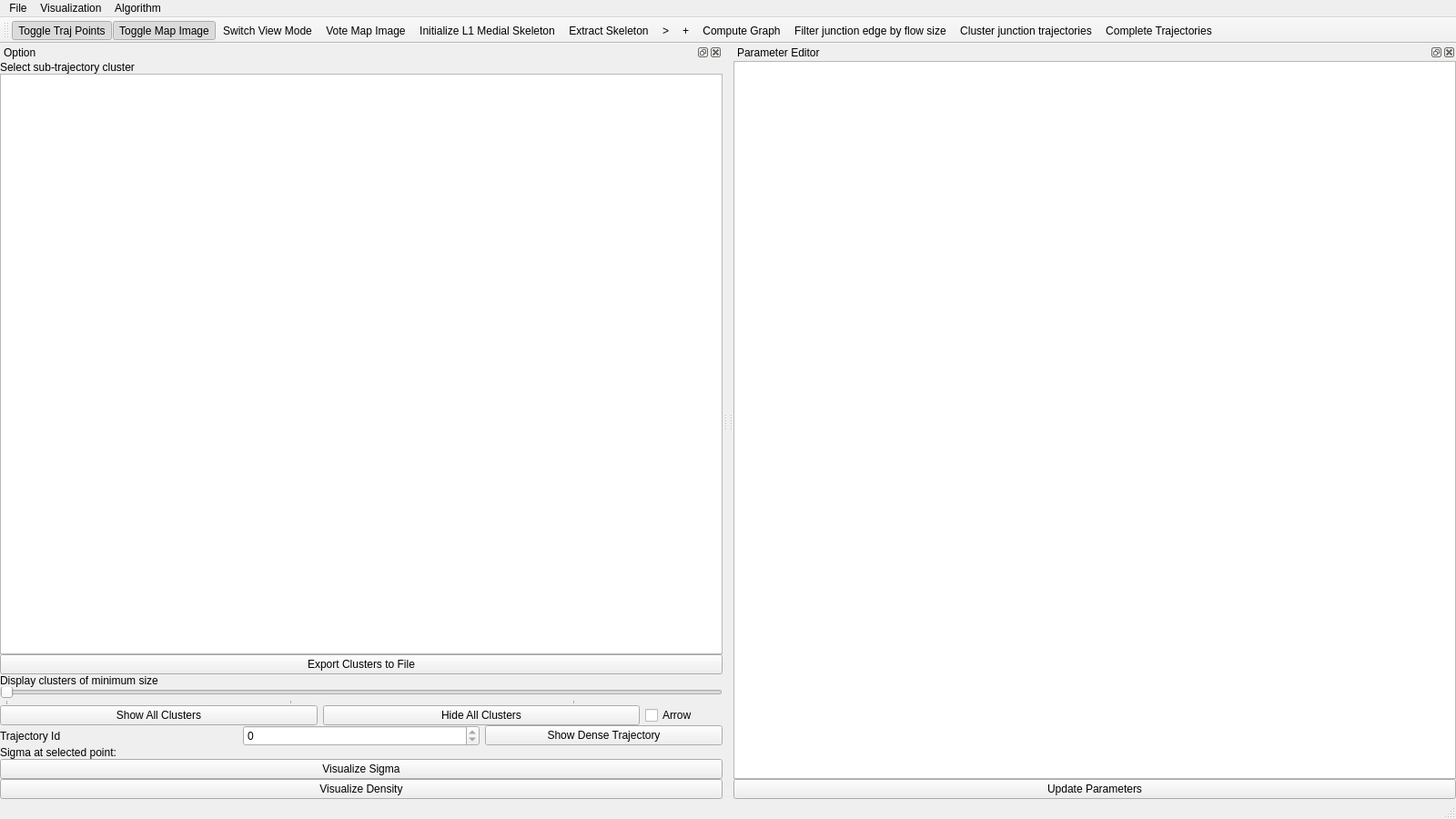
<?xml version="1.0" encoding="UTF-8"?>
<ui version="4.0">
 <class>MainWindowClass</class>
 <widget class="QMainWindow" name="MainWindowClass">
  <property name="geometry">
   <rect>
    <x>0</x>
    <y>0</y>
    <width>1600</width>
    <height>900</height>
   </rect>
  </property>
  <property name="focusPolicy">
   <enum>Qt::StrongFocus</enum>
  </property>
  <property name="windowTitle">
   <string>MainWindow</string>
  </property>
  <widget class="QWidget" name="centralWidget">
   <property name="sizePolicy">
    <sizepolicy hsizetype="Maximum" vsizetype="Maximum">
     <horstretch>0</horstretch>
     <verstretch>0</verstretch>
    </sizepolicy>
   </property>
   <property name="autoFillBackground">
    <bool>false</bool>
   </property>
  </widget>
  <widget class="QMenuBar" name="menuBar">
   <property name="geometry">
    <rect>
     <x>0</x>
     <y>0</y>
     <width>1200</width>
     <height>23</height>
    </rect>
   </property>
   <widget class="QMenu" name="menuFile">
    <property name="title">
     <string>File</string>
    </property>
    <addaction name="actionSetWorkspace"/>
    <addaction name="separator"/>
    <addaction name="actionReloadParameters"/>
    <addaction name="separator"/>
    <addaction name="actionSaveBBox"/>
    <addaction name="actionLoadBBox"/>
    <addaction name="actionSaveImage"/>
   </widget>
   <widget class="QMenu" name="menuVisualization">
    <property name="title">
     <string>Visualization</string>
    </property>
    <addaction name="actionToggleTrajPoints"/>
    <addaction name="actionToggleMapImage"/>
    <addaction name="actionSwitchViewMode"/>
   </widget>
   <widget class="QMenu" name="menuAlgorithm">
    <property name="title">
     <string>Algorithm</string>
    </property>
    <addaction name="actionVoteMapImage"/>
    <addaction name="actionInitializeSkeleton"/>
    <addaction name="actionExtractSkeleton"/>
    <addaction name="actionExtractSkeletonStep"/>
    <addaction name="actionComputeSkeletonGraph"/>
    <addaction name="actionClusterJunctionTrajectory"/>
    <addaction name="actionSaveSelectedClusters"/>
    <addaction name="actionCompleteTrajectories"/>
    <addaction name="actionFilterJunctionEdge"/>
   </widget>
   <addaction name="menuFile"/>
   <addaction name="menuVisualization"/>
   <addaction name="menuAlgorithm"/>
  </widget>
  <widget class="QStatusBar" name="statusBar"/>
  <widget class="QToolBar" name="toolBar">
   <property name="windowTitle">
    <string>toolBar_1</string>
   </property>
   <attribute name="toolBarArea">
    <enum>TopToolBarArea</enum>
   </attribute>
   <attribute name="toolBarBreak">
    <bool>false</bool>
   </attribute>
   <addaction name="actionToggleTrajPoints"/>
   <addaction name="actionToggleMapImage"/>
   <addaction name="actionSwitchViewMode"/>
   <addaction name="actionVoteMapImage"/>
   <addaction name="actionInitializeSkeleton"/>
   <addaction name="actionExtractSkeleton"/>
   <addaction name="actionExtractSkeletonStep"/>
   <addaction name="actionIncrementH0"/>
   <addaction name="actionComputeSkeletonGraph"/>
       <addaction name="actionFilterJunctionEdge"/>
   <addaction name="actionClusterJunctionTrajectory"/>
   <addaction name="actionCompleteTrajectories"/>
  </widget>
  <widget class="QDockWidget" name="dockWidgetParameterEditor">
   <property name="allowedAreas">
    <set>Qt::RightDockWidgetArea</set>
   </property>
   <property name="windowTitle">
    <string>Parameter Editor</string>
   </property>
   <attribute name="dockWidgetArea">
    <number>2</number>
   </attribute>
   <widget class="QWidget" name="dockWidgetContents">
    <layout class="QVBoxLayout" name="verticalLayout">
     <property name="spacing">
      <number>0</number>
     </property>
     <property name="leftMargin">
      <number>0</number>
     </property>
     <property name="topMargin">
      <number>0</number>
     </property>
     <property name="rightMargin">
      <number>0</number>
     </property>
     <property name="bottomMargin">
      <number>0</number>
     </property>
     <item>
      <widget class="QPlainTextEdit" name="plainTextEditParameterEditor"/>
     </item>
     <item>
      <widget class="QPushButton" name="pushButtonUpdateParameters">
       <property name="text">
        <string>Update Parameters</string>
       </property>
       <property name="shortcut">
        <string>Ctrl+S</string>
       </property>
      </widget>
     </item>
    </layout>
   </widget>
  </widget>
  <widget class="QDockWidget" name="dockOptions">
   <property name="allowedAreas">
    <set>Qt::LeftDockWidgetArea</set>
   </property>
   <property name="windowTitle">
    <string>Option</string>
   </property>
   <attribute name="dockWidgetArea">
    <number>1</number>
   </attribute>
   <widget class="QWidget" name="dockOptionContents">
    <layout class="QVBoxLayout" name="verticalLayout1">
     <property name="spacing">
      <number>0</number>
     </property>
     <property name="leftMargin">
      <number>0</number>
     </property>
     <property name="topMargin">
      <number>0</number>
     </property>
     <property name="rightMargin">
      <number>0</number>
     </property>
     <property name="bottomMargin">
      <number>0</number>
     </property>
     <!--
	 <item>
       <layout class="QHBoxLayout" name="horizontalLayout_6">
	 <item>
	   <widget class="QLabel" name="minFlowSizeLabel">
	     <property name="text">
	       <string>Minimum flow size</string>
	     </property>
	   </widget>
	   
	 </item>
	 <item>
	   <widget class="QDoubleSpinBox" name="minFlowSize"/>
	   <property name="maximum">
             <number>500</number>
           </property>
	 </item>
	 <item>
	   <widget class="QPushButton" name="buttonFilterEdge">
	     <property name="text">
	       <string>Apply</string>
	     </property>
	   </widget>
	 </item>
	 </layout>
	 
     </item>
-->
     <item>
      <widget class="QLabel" name="clusterSelectorLabel">
       <property name="text">
        <string>Select sub-trajectory cluster</string>
       </property>
       <property name="buddy">
        <cstring>clusterSelectorLabel</cstring>
       </property>
      </widget>
     </item>
     <item>
      <widget class="QListWidget" name="clusterSelector"/>
     </item>
     <item>
      <widget class="QPushButton" name="buttonSaveCluster">
       <property name="text">
        <string>Export Clusters to File</string>
       </property>
      </widget>
     </item>
     <item>
      <widget class="QLabel" name="clusterFilterLabel">
       <property name="text">
        <string>Display clusters of minimum size</string>
       </property>
      </widget>
     </item>
     <item>
      <layout class="QHBoxLayout" name="horizontalLayout">
       <item>
        <widget class="QSlider" name="sliderClusterSize">
         <property name="minimum">
          <number>0</number>
         </property>
         <property name="maximum">
          <number>10</number>
         </property>
         <property name="orientation">
          <enum>Qt::Horizontal</enum>
         </property>
         <property name="tickPosition">
          <enum>QSlider::TicksBelow</enum>
         </property>
         <property name="tickInterval">
          <number>4</number>
         </property>
        </widget>
       </item>
      </layout>
     </item>
     <item>
      <layout class="QHBoxLayout" name="horizontalLayout_2">
       <item>
        <widget class="QPushButton" name="buttonShowAllClusters">
         <property name="text">
          <string>Show All Clusters</string>
         </property>
        </widget>
       </item>
       <item>
        <widget class="QPushButton" name="buttonHideAllClusters">
         <property name="text">
          <string>Hide All Clusters</string>
         </property>
        </widget>
       </item>
       <item>
        <widget class="QCheckBox" name="checkBoxTrajHeading">
         <property name="maximumSize">
          <size>
           <width>85</width>
           <height>16777215</height>
          </size>
         </property>
         <property name="text">
          <string>Arrow</string>
         </property>
        </widget>
       </item>
      </layout>
     </item>
     <item>
      <layout class="QHBoxLayout" name="horizontalLayout_5">
       <item>
        <widget class="QLabel" name="completeLabel">
         <property name="text">
          <string>Trajectory Id</string>
         </property>
        </widget>
       </item>
       <item>
        <widget class="QSpinBox" name="trajIdSpinBox">
         <property name="maximum">
          <number>0</number>
         </property>
        </widget>
       </item>
       <item>
        <widget class="QPushButton" name="buttonShowDenseTraj">
         <property name="text">
          <string>Show Dense Trajectory</string>
         </property>
        </widget>
       </item>
      </layout>
     </item>
     <item>
      <widget class="QLabel" name="sigmaLabel">
       <property name="text">
        <string>Sigma at selected point: </string>
       </property>
      </widget>
     </item>
     <item>
      <widget class="QPushButton" name="buttonDisplaySigma">
       <property name="text">
        <string>Visualize Sigma</string>
       </property>
      </widget>
     </item>
     <item>
      <widget class="QPushButton" name="buttonDisplayDensity">
       <property name="text">
        <string>Visualize Density</string>
       </property>
      </widget>
     </item>
    </layout>
   </widget>
  </widget>
  <action name="actionSetWorkspace">
   <property name="text">
    <string>Set Workspace</string>
   </property>
  </action>
  <action name="actionReloadParameters">
   <property name="text">
    <string>Load Parameters</string>
   </property>
   <property name="shortcut">
    <string>Ctrl+O</string>
   </property>
  </action>
  <action name="actionSwitchViewMode">
   <property name="text">
    <string>Switch View Mode</string>
   </property>
   <property name="shortcut">
    <string>V</string>
   </property>
  </action>
  <action name="actionSaveBBox">
   <property name="text">
    <string>Save All Bounding Boxes</string>
   </property>
  </action>
  <action name="actionLoadBBox">
   <property name="text">
    <string>Load Bounding Box</string>
   </property>
  </action>
  <action name="actionSaveImage">
    <property name="text">
      <string>Save Image As</string>
    </property>
  </action>
  <action name="actionVoteMapImage">
   <property name="text">
    <string>Vote Map Image</string>
   </property>
  </action>
  <action name="actionInitializeSkeleton">
   <property name="text">
    <string>Initialize L1 Medial Skeleton</string>
   </property>
  </action>
  <action name="actionExtractSkeleton">
   <property name="text">
    <string>Extract Skeleton</string>
   </property>
  </action>
  <action name="actionExtractSkeletonStep">
   <property name="text">
    <string>&gt;</string>
   </property>
  </action>
  <action name="actionIncrementH0">
   <property name="text">
    <string>+</string>
   </property>
  </action>
  <action name="actionComputeSkeletonGraph">
   <property name="text">
    <string>Compute Graph</string>
   </property>
  </action>
  <action name="actionCompleteTrajectories">
   <property name="text">
    <string>Complete Trajectories</string>
   </property>
  </action>
  <action name="actionClusterJunctionTrajectory">
   <property name="text">
    <string>Cluster junction trajectories</string>
   </property>
  </action>
  <action name="actionToggleTrajPoints">
   <property name="checkable">
    <bool>true</bool>
   </property>
   <property name="checked">
    <bool>true</bool>
   </property>
   <property name="text">
    <string>Toggle Traj Points</string>
   </property>
  </action>
  <action name="actionToggleMapImage">
   <property name="checkable">
    <bool>true</bool>
   </property>
   <property name="checked">
    <bool>true</bool>
   </property>
   <property name="text">
    <string>Toggle Map Image</string>
   </property>
  </action>
  <action name="actionSaveSelectedClusters">
   <property name="text">
    <string> Save Selected Clusters</string>
   </property>
   <property name="toolTip">
    <string>Save selected clusters to file</string>
   </property>
  </action>
  <action name="actionFilterJunctionEdge">
    <property name="text">
      <string>Filter junction edge by flow size</string>
    </property>
  </action>
 </widget>
 <layoutdefault spacing="6" margin="11"/>
 <resources/>
 <connections/>
</ui>
